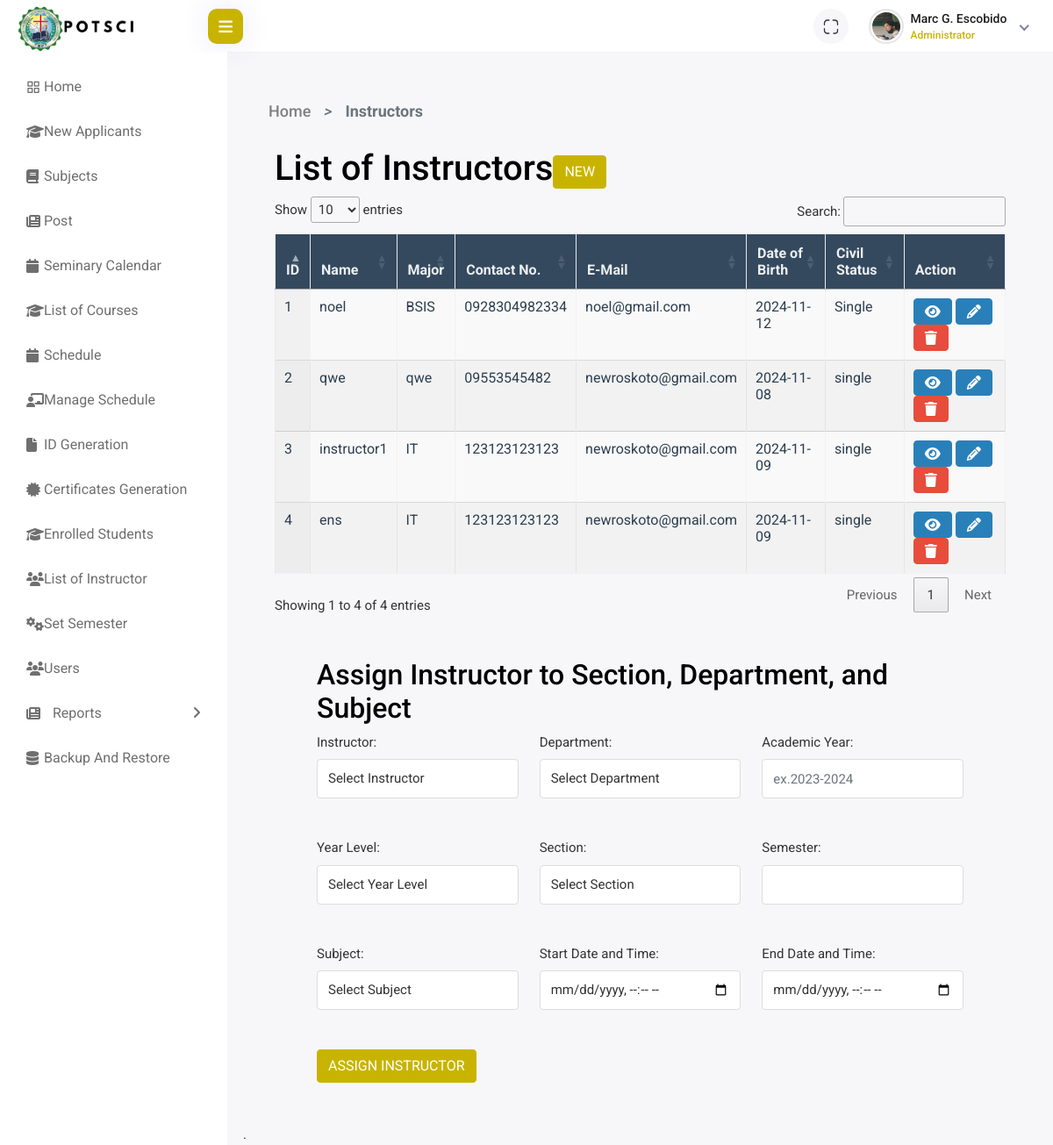
Screenshot of /admin/instructor/instructor.php (signed in) with the database file from the repository.
### tables this page shows
CREATE TABLE `instructors` (
  `emp_id` int(11) NOT NULL AUTO_INCREMENT,
  `name` varchar(122) NOT NULL,
  `major` varchar(122) NOT NULL,
  `department_id` int(255) NOT NULL,
  `contact` varchar(122) NOT NULL,
  `email` varchar(122) NOT NULL,
  `birthday` date NOT NULL,
  `civil_stats` varchar(122) NOT NULL,
  `portfolio` varchar(122) NOT NULL,
  `cv` varchar(122) NOT NULL,
  `transcripts` varchar(122) NOT NULL,
  `valid_id` varchar(122) NOT NULL,
  `cover_letter` varchar(122) NOT NULL,
  PRIMARY KEY (`emp_id`)
);

### admin/instructor/instructor.php (the view, shortened to what this page needs)
<?php include "../template/template.php"; ?>
<?php
include('db_conn_assign.php');
$sql = "SELECT * FROM instructors";
$result = $conn->query($sql);
?>
<?php
function getYearLevels($conn)
{
    $sql = "SELECT year_level_id, year_level_name FROM year_level";
    $result = $conn->query($sql);
    return $result;
}
$conn = connectToDatabase();
$year_levels = getYearLevels($conn);
?>
<link rel="stylesheet" href="../assets/plugins/bootstrap/css/bootstrap.min.css">
<link rel="stylesheet" href="../assets/plugins/feather/feather.css">
<link rel="stylesheet" href="../assets/plugins/icons/flags/flags.css">
<link rel="stylesheet" href="../assets/plugins/fontawesome/css/fontawesome.min.css">
<link rel="stylesheet" href="../assets/plugins/fontawesome/css/all.min.css">
<link rel="stylesheet" href="../assets/css/style.css">
<link rel="stylesheet" href="../assets/css/applicants.css">
<link rel="stylesheet" href="../assets/css/bootstrap-datetimepicker.min.css">
<link rel="stylesheet" href="../assets/plugins/fullcalendar/fullcalendar.min.css">
<link rel="stylesheet" href="https://cdn.datatables.net/1.10.24/css/jquery.dataTables.min.css">
<link rel="stylesheet" href="https://cdnjs.cloudflare.com/ajax/libs/font-awesome/6.4.0/css/all.min.css">
<div class="main-wrapper">
    <div class="page-wrapper">
        <div class="content container-fluid">
            <div class="page-header">
                <div class="row">
                    <div class="content-body">
                        <div class="container-fluid">
                            <div class="row">
                                <ul class="breadcrumb">
                                    <li>
                                        <a href="/Admin_Caps/index.php" style="color: gray;">Home</a>
                                    </li>
                                    <li><i class='bx bx-chevron-right'>></i></li>
                                    <li>
                                        <a class="active" href="/Admin_Caps/subjects/subjects.php">Instructors</a>
                                    </li>
                                </ul>
                            </div>
                            <br><br>
                            <div class="" style="margin-top: -2%;">
                                <div class="left" style="display: flex; align-items: center;">
                                    <h1>List of Instructors </h1>
                                    <button id="newButton" class="btn btn-primary" data-bs-toggle="modal" data-bs-target="#subjectModal" style="margin-right: auto;">New</button>
                                </div>
                            </div>
                            <div class="table-responsive" style="overflow-x: hidden;">
                                <table id="applicantsTable" class="display table table-striped table-bordered" style="width:100%;">
                                    <thead>
                                        <tr>
                                            <th>ID</th>
                                            <th>Name</th>
                                            <th>Major</th>
                                            <th>Contact No.</th>
                                            <th>E-Mail</th>
                                            <th>Date of Birth</th>
                                            <th>Civil Status</th>
                                            <th>Action</th>
                                        </tr>
                                    </thead>
                                    <tbody>
                                        <?php
                                        if ($result->num_rows > 0) {
                                            while ($row = $result->fetch_assoc()) {
                                                echo "<tr>
                                <td>" . htmlspecialchars($row['emp_id']) . "</td>
                            <td>" . htmlspecialchars($row['name']) . "</td>
                            <td>" . htmlspecialchars($row['major']) . "</td>
                            <td>" . htmlspecialchars($row['contact']) . "</td>
                            <td>" . htmlspecialchars($row['email']) . "</td>
                            <td>" . htmlspecialchars($row['birthday']) . "</td>
                            <td>" . htmlspecialchars($row['civil_stats']) . "</td>
                            <td>
                                    <a href='profile.php?id=" . $row['emp_id'] . "'>
        <button class='btn btn-warning'>
            <i class='fa-solid fa-eye'></i>
        </button>
    </a>
                                    <button class='btn btn-warning' data-id='" . $row['emp_id'] . "' data-bs-toggle='modal' data-bs-target='#editInstructor'>
                                            <i class='fa-solid fa-pencil'></i>
                                        </button>
                                <button class='btn btn-danger delete-btn' data-id='" . $row['emp_id'] . "' style='background-color: #e74c3c !important; border-color: #e74c3c !important;'>
                                    <i class='fa-solid fa-trash'></i>
                                </button>
                            </td>
                            </tr>";
                                            }
                                        } else {
                                            echo "<tr><td colspan='4'>No records found</td></tr>";
                                        }
                                        ?>
                                    </tbody>
                                </table>
                            </div>
                            <div class="m-5">
                                <h2>Assign Instructor to Section, Department, and Subject</h2>
                                <form action="assign_instructor.php" method="POST">
                                    <div class="row">
                                        <div class="col-4">
                                            <label for="instructor">Instructor:</label>
                                            <select class="form-control" name="instructor_id" id="instructor" required>
                                                <option value="">Select Instructor</option>
                                            </select><br><br>
                                            <label for="year_level">Year Level:</label>
                                            <select class="form-control" name="year_level_id" id="year_level" required>
                                                <option value="">Select Year Level</option>
                                            </select><br><br>
                                            <label for="subject">Subject:</label>
                                            <select class="form-control" name="subject_id" id="subject" required>
                                                <option value="">Select Subject</option>
                                            </select><br><br>
                                        </div>
                                        <div class="col-4">
                                            <label for="department">Department:</label>
                                            <select class="form-control" name="department_id" id="department" required>
                                                <option value="">Select Department</option>
                                            </select><br><br>
                                            <label for="section">Section:</label>
                                            <select class="form-control" name="section_id" id="section" required>
                                                <option value="">Select Section</option>
                                            </select><br><br>
                                            <label for="start_datetime">Start Date and Time:</label>
                                            <input class="form-control" type="datetime-local" name="start_datetime" id="start_datetime" required><br><br>
                                        </div>
                                        <div class="col-4">
                                            <label for="academic_year">Academic Year:</label>
                                            <input class="form-control" placeholder="ex.2023-2024" type="text" name="academic_year" id="academic_year" required><br><br>
                                            <label for="semester">Semester:</label>
                                            <input class="form-control" type="text" name="semester" id="semester" required><br><br>
                                            <label for="end_datetime">End Date and Time:</label>
                                            <input class="form-control" type="datetime-local" name="end_datetime" id="end_datetime" required><br><br>
                                        </div>
                                    </div>
                                    <input class="btn btn-primary" type="submit" value="Assign Instructor">
                                </form>
                            </div>
                        </div>
                    </div>
                    .

### assets/css/style.css (style rules this page uses)
:root { --c-dark: #212529; --c-brand: #4e57d4; --c-brand-light: #6970dd; --c-brand-rgb: 78, 87, 212; --c-body: #727272; --font-base: "ClashDisplay", sans-serif; --box-shadow: 0px 15px 25px rgba(0,0,0,0.08); --transition: all 0.5s ease; }
body { font-family: var(--font-base); line-height: 1.7; color: var(--c-body); }
h1, h2, h3,h4, h5, h6, .h1, .h2, .h3, .h4, .h5, .h6 { font-weight: 600; color: var(--c-dark); }
a { text-decoration: none; color: var(--c-brand); transition: var(--transition); }
.btn { font-weight: 600; font-size: 14px; text-transform: uppercase; border-radius: 0; padding: 10px 24px; }
h1 { text-align: center; font-size: 2.5em; margin-bottom: 30px; }

### admin/assets/css/applicants.css (style rules this page uses)
#applicantsTable thead { width: calc(100% - 17%); }
#applicantsTable thead th { background-color: #34495e; color: #ecf0f1; padding: 12px; margin-bottom: 15%; }
#applicantsTable tbody tr:nth-child(even) { background-color: #f2f2f2; }
#applicantsTable tbody tr:nth-child(odd) { background-color: #ffffff; }
#applicantsTable tbody tr td { color: #2c3e50; padding: 10px; }
.btn-warning { background-color: #2980b9 !important; border-color: #2980b9 !important; color: #fff !important; }
.btn-danger { background-color: #e74c3c !important; border-color: #e74c3c !important; color: #fff !important; }
ul.breadcrumb { padding: 10px 1px; list-style: none; background-color: #f9f9f9; display: flex; align-items: center; border-radius: 4px; margin-bottom: 20px; }
ul.breadcrumb li { display: inline; font-size: 18px; }
ul.breadcrumb li a { text-decoration: none; padding: 0 5px; }
ul.breadcrumb li i { margin: 0 10px; color: #6c757d; }
ul.breadcrumb li:last-child a { color: #6c757d; pointer-events: none; }
ul.breadcrumb li:last-child a.active { font-weight: bold; }
.table-responsive { overflow-x: hidden; }

### admin/instructor/instructor.php (style rules this page uses)
#applicantsTable thead th { background-color: #34495e; color: #ecf0f1; padding: 12px; }
#applicantsTable tbody tr:nth-child(even) { background-color: #f2f2f2; }
#applicantsTable tbody tr:nth-child(odd) { background-color: #ffffff; }
.btn-warning { background-color: #2980b9 !important; border-color: #2980b9 !important; color: #fff !important; }
.btn-danger { background-color: #e74c3c !important; border-color: #e74c3c !important; color: #fff !important; }
ul.breadcrumb { padding: 10px 16px; list-style: none; display: flex; align-items: center; border-radius: 4px; margin-bottom: 20px; }
ul.breadcrumb li { display: inline; font-size: 18px; }
ul.breadcrumb li a { color: #007bff; text-decoration: none; padding: 0 5px; }
ul.breadcrumb li i { margin: 0 10px; color: #6c757d; }
ul.breadcrumb li:last-child a { color: #6c757d; pointer-events: none; }
ul.breadcrumb li:last-child a.active { font-weight: bold; }

### rows the page displays
instructors: emp_id "1", name "noel", major "BSIS", contact "0928304982334", email "noel@gmail.com", birthday "2024-11-12", civil_stats "Single"
instructors: emp_id "2", name "qwe", major "qwe", contact "09553545482", email "newroskoto@gmail.com", birthday "2024-11-08", civil_stats "single"
instructors: emp_id "3", name "instructor1", major "IT", contact "123123123123", email "newroskoto@gmail.com", birthday "2024-11-09", civil_stats "single"
instructors: emp_id "4", name "ens", major "IT", contact "123123123123", email "newroskoto@gmail.com", birthday "2024-11-09", civil_stats "single"

### other values shown
$_SESSION['admin_name'] "Marc G. Escobido"
$_SESSION['role'] "Administrator"
